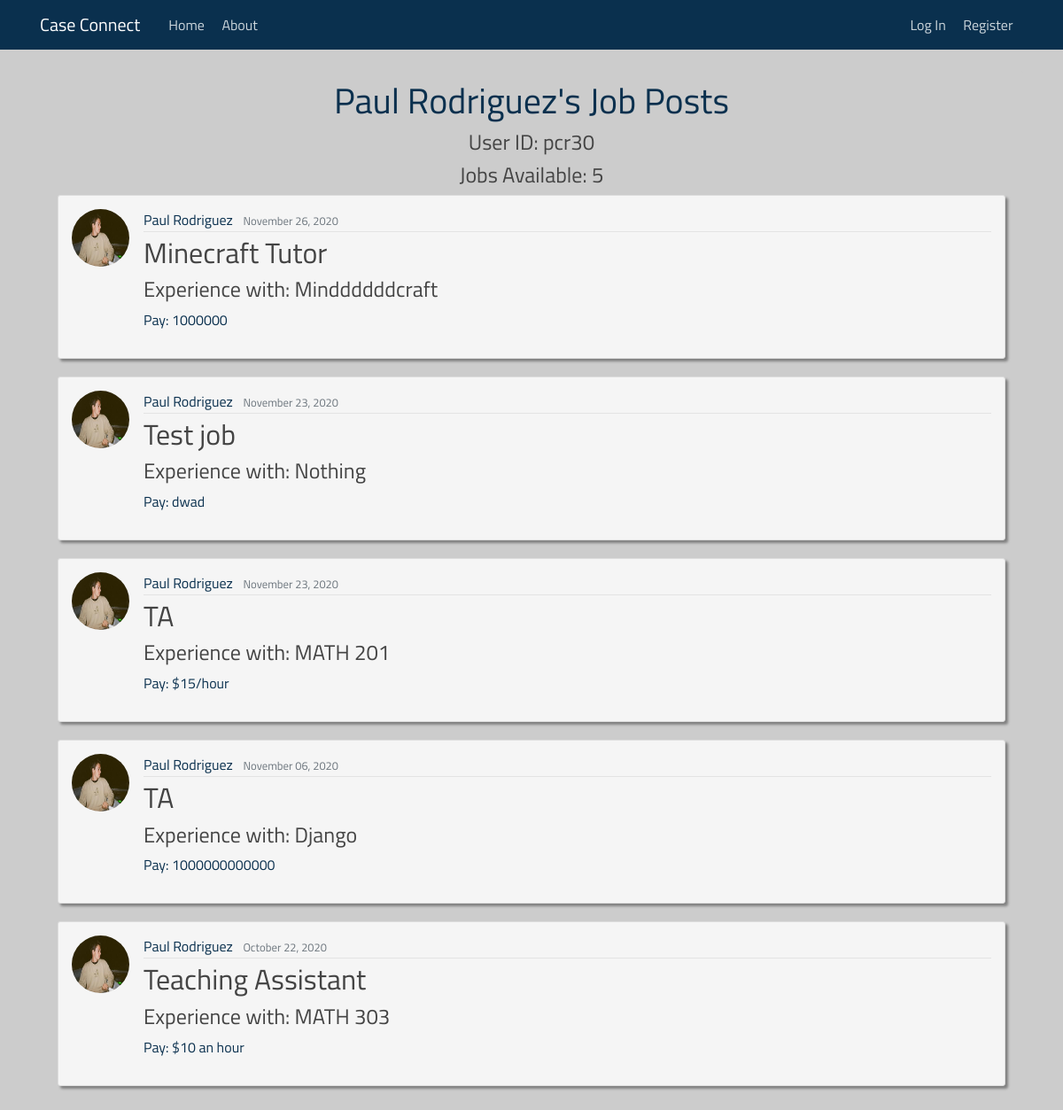
The app's page /user/pcr30/, older data.
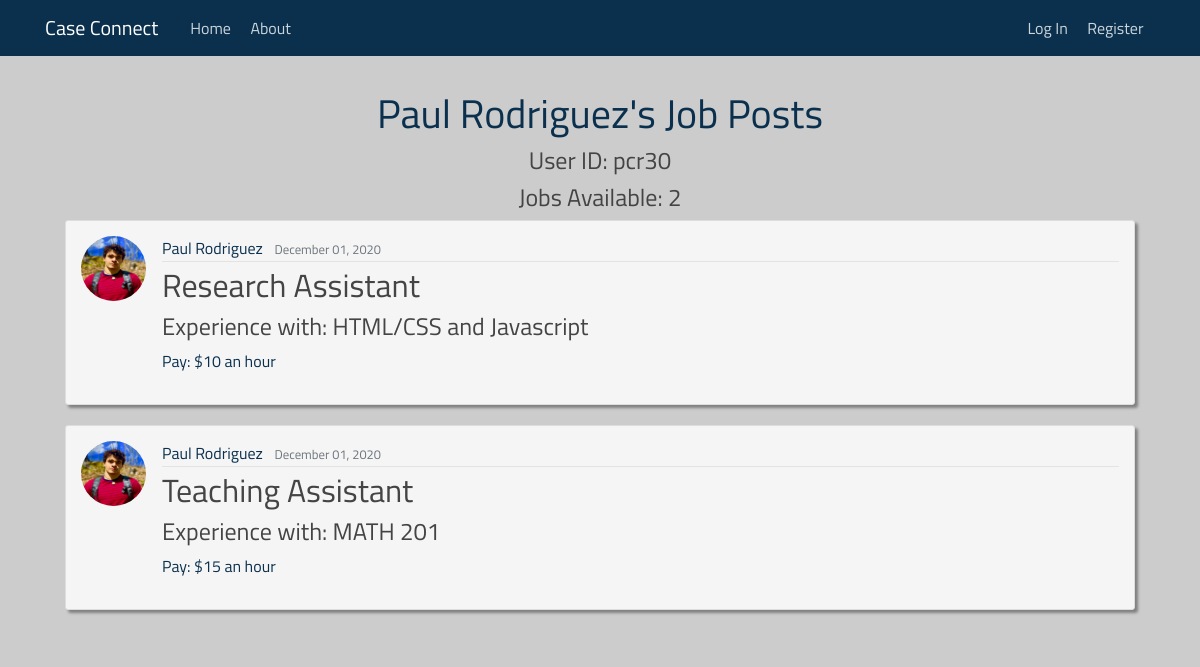
The same page, newer data.
### case_connecting/models.py (models this page shows, shortened)
class Post(models.Model):
    recruiter = models.ForeignKey(User, on_delete=models.CASCADE)
    position = models.CharField(max_length=200)
    knowledge = models.CharField(max_length=200)
    content = models.TextField()
    pay = models.CharField(max_length=200)
    date_posted = models.DateTimeField(default=timezone.now)

### users/models.py (models this page shows, shortened)
class Profile(models.Model):
    user = models.OneToOneField(User, on_delete=models.CASCADE)
    image = models.ImageField(default='default.jpg', upload_to='profile_pics')
    resume = models.FileField(default=None, upload_to='resumes')

### case_connecting/views.py (the view)
# urls.py: path('user/<str:username>/', UserPostListView.as_view(), name="user-posts"),
class UserPostListView(ListView):
    model = Post
    template_name = 'case_connecting/user_posts.html'
    context_object_name = 'posts'
    paginate_by = 8  # the number of posts per page
    def get_queryset(self):
        user = get_object_or_404(User, username=self.kwargs.get('username'))
        return Post.objects.filter(recruiter=user).order_by('-date_posted')

### templates/case_connecting/user_posts.html (shortened to what this page needs)
{% extends "case_connecting/base.html" %}
{% block content %}
    <div class="content-section" id="posting-list">
        <div style="text-align: center;">
                <h1>{{ posts.0.recruiter.get_full_name }}'s Job Posts</h1>
                <h4>User ID: {{ view.kwargs.username }} </h4>
                <h4>Jobs Available: {{ page_obj.paginator.count }}</h4>
        </div>
        {% for post in posts %}
            <article id="post" class="media content-section">
            <img class="rounded-circle article-img" src="{{ post.recruiter.profile.image.url }}">
                  <div class="media-body">
                    <div class="article-metadata">
                      <a class="mr-2">{{ post.recruiter.get_full_name }}</a>
                      <small class="text-muted">{{ post.date_posted|date:"F d, Y" }}</small>
                    </div>
                    <h2><a class="article-title" href="{% url 'post-detail' post.id %}">{{ post.position }}</a></h2>
                      <h4>Experience with: {{ post.knowledge }}</h4>
                      <p class="article-content">Pay: {{ post.pay }}</p>
                  </div>
                </article>
        {% endfor %}
    </div>
{% endblock %}

Row changes from the older to the newer data that the page shows:
removed Post: recruiter.last_name "Paul Rodriguez", recruiter.profile.image (picture), recruiter.get_full_name "Paul Rodriguez", date_posted "November 26, 2020", position "Minecraft Tutor", knowledge "Minddddddcraft", pay "1000000"
removed Post: recruiter.profile.image (picture), recruiter.get_full_name "Paul Rodriguez", date_posted "November 23, 2020", position "Test job", knowledge "Nothing", pay "dwad"
removed Post: recruiter.profile.image (picture), recruiter.get_full_name "Paul Rodriguez", date_posted "November 23, 2020", position "TA", knowledge "MATH 201", pay "$15/hour"
removed Post: recruiter.profile.image (picture), recruiter.get_full_name "Paul Rodriguez", date_posted "November 06, 2020", position "TA", knowledge "Django", pay "1000000000000"
removed Post: recruiter.profile.image (picture), recruiter.get_full_name "Paul Rodriguez", date_posted "October 22, 2020", position "Teaching Assistant", knowledge "MATH 303", pay "$10 an hour"
added Post: recruiter.last_name "Paul Rodriguez", recruiter.profile.image (picture), recruiter.get_full_name "Paul Rodriguez", date_posted "December 01, 2020", position "Research Assistant", knowledge "HTML/CSS and Javascript", pay "$10 an hour"
added Post: recruiter.profile.image (picture), recruiter.get_full_name "Paul Rodriguez", date_posted "December 01, 2020", position "Teaching Assistant", knowledge "MATH 201", pay "$15 an hour"
Text that changed along with them:
{{ page_obj.paginator.count }}: "5" → "2"
